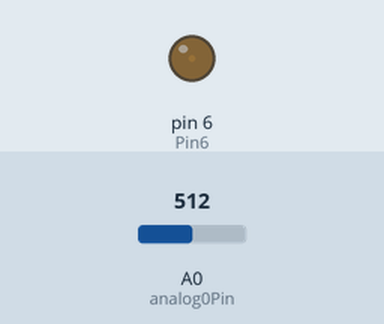
Recording of a sketch running on a simulated Arduino Uno, built with avr-gcc and run on an emulated ATmega328P. Parts: output pins drawn as LEDs (lit = HIGH). Inputs (shaded band) come from the test bench; at power-on: A0 (analog0Pin) = 512. What the sketch prints to the serial monitor is not drawn.

Above: at 0.05 s.
At 0.95 s:
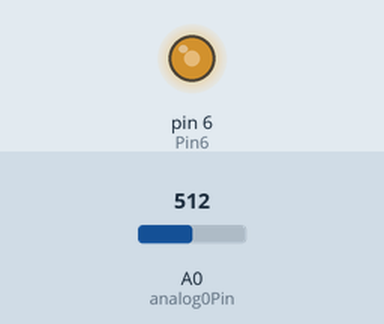
At 1.4 s:
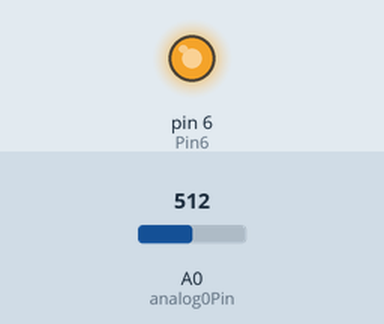
At 2.75 s:
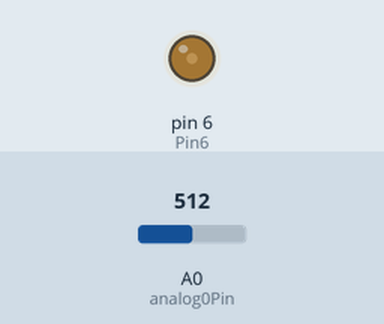
Timing chart, 0 to 7.2 s (numbered marks = the images above):
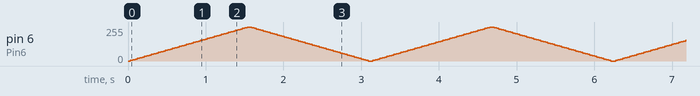

The sketch:

LED_fade.ino
```cpp
int Pin5=0;
int Pin6 = 6;       // Led 1

int Value5 = 0;    //Value Led1
int Value6 = 0;    //Value Led2

int analog0Pin = 0;      // button to start wave
int val0 = 0;             // variable to store the value read

int threshold = 512;     // threshold for button
int timer = 100;

void setup()
{

 pinMode(analog0Pin, INPUT);
 pinMode(Pin5, OUTPUT);   // sets the digital pin as output
 pinMode(Pin6, OUTPUT);   // sets the digital pin as output

 Serial.begin(9600);          //  setup serial

}


void loop()
{
 val0 = analogRead(analog0Pin);    // read the input pin for button
 Serial.println(val0);             // debug value
/**
if (val0 >= threshold){
 for(Value5 = 0 ; Value5 <= 255; Value5+=5) // fade in (from min to max) Led 1
 {
   analogWrite(Pin5, Value5);           // sets the value (range from 0 to 255)
   delay(30);                            // waits for 30 milli seconds to see the dimming effect
 }
 for(Value5 = 255; Value5 >=0; Value5-=5)   // fade out (from max to min)
 {
   analogWrite(Pin5, Value5);
   delay(30);
     }

}**/
  if (Value6= 255)                //

{
 for(Value6 = 0 ; Value6 <= 255; Value6+=5) // fade in (from min to max) Led 2
 {
   analogWrite(Pin6, Value6);           // sets the value (range from 0 to 255)
   delay(30);                            // waits for 30 milli seconds to see the dimming effect
 }
 for(Value6 = 255; Value6 >=0; Value6-=5)   // fade out (from max to min)
 {
   analogWrite(Pin6, Value6);
   delay(30);
     }
}

}
```
